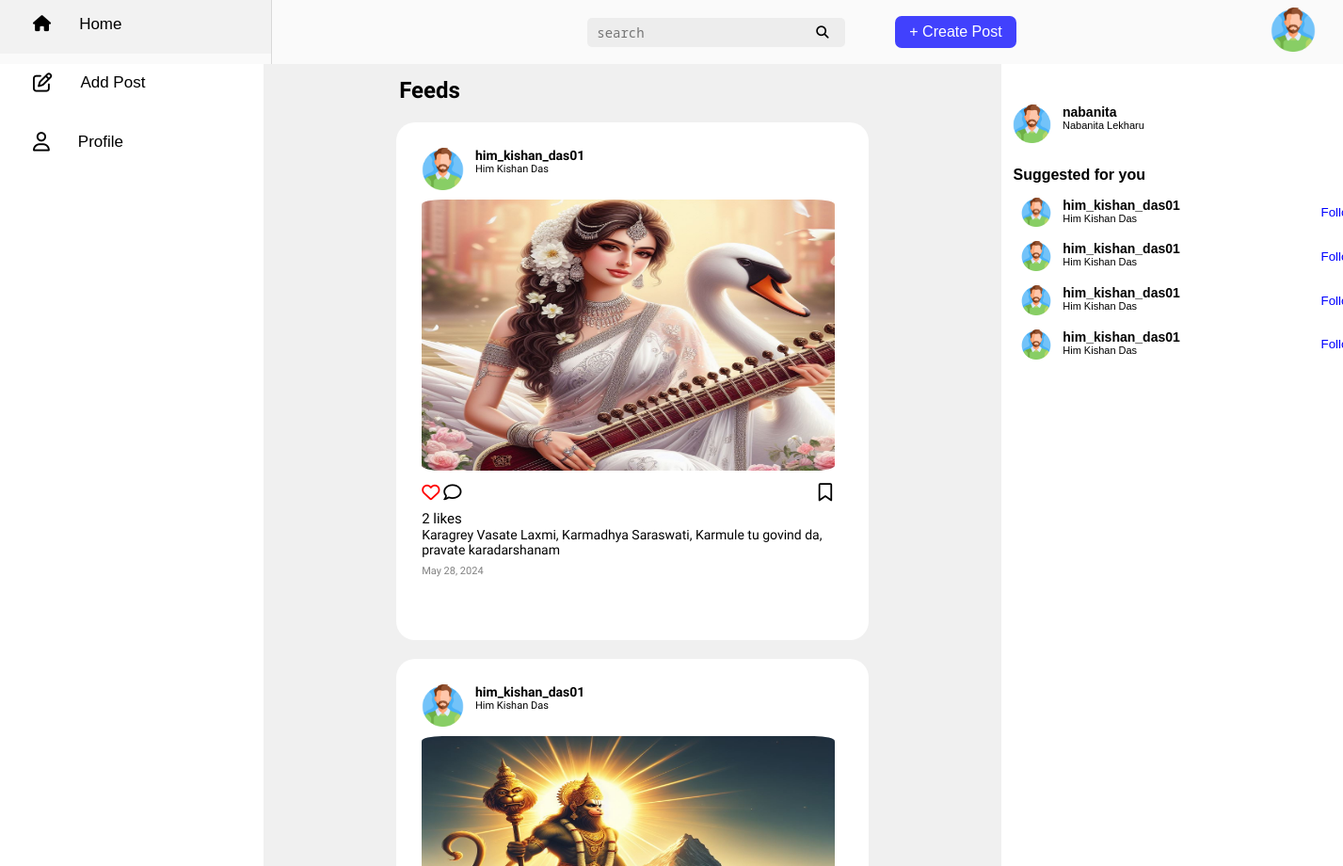
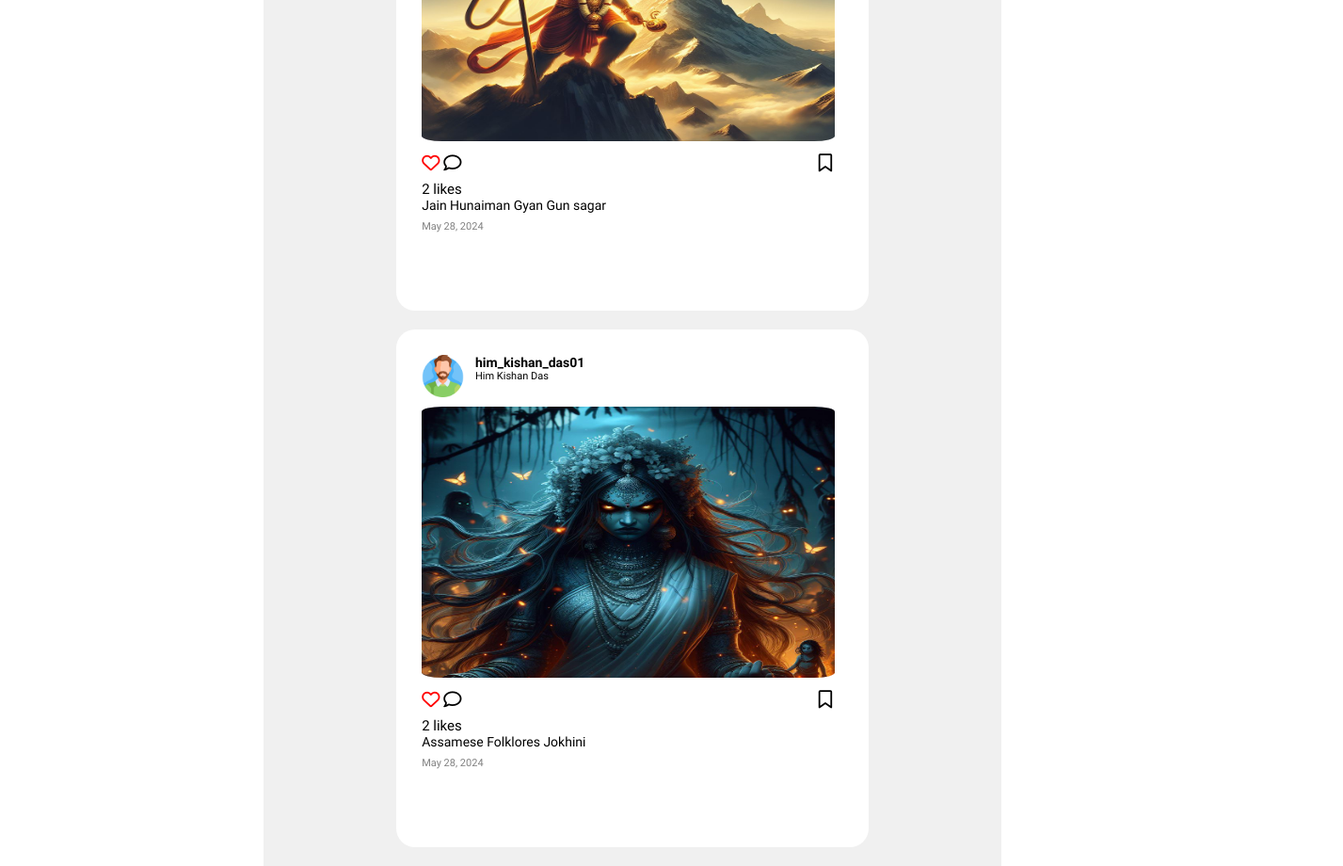
The page /home/ (signed in) on the database its author committed (2 pictures, top to bottom).
### ExploreContents/models.py (models this page shows, shortened)
class Post(models.Model):
    user = models.ForeignKey(CustomUser, on_delete=models.CASCADE)  # No default value required
    post_caption = models.TextField()
    post_timestamp = models.DateField(auto_now=True)
    post_image = models.ImageField(upload_to='post')
    post_likes = models.IntegerField()

class CustomUser(AbstractBaseUser, PermissionsMixin):
    username = models.CharField(max_length=255, unique=True)
    name = models.CharField(max_length=255)
    email = models.EmailField(max_length=254, unique=True)
    is_active = models.BooleanField(default=True)
    is_staff = models.BooleanField(default=False)
    groups = models.ManyToManyField(
        'auth.Group',
        related_name='customuser_set',  # Custom related_name to avoid clashes
        blank=True
    )
    user_permissions = models.ManyToManyField(
        'auth.Permission',
        related_name='customuser_set',  # Custom related_name to avoid clashes
        blank=True
    )
    objects = CustomUserManager()
    USERNAME_FIELD = 'username'
    REQUIRED_FIELDS = ['email', 'name']

### ExploreContents/views.py (the view)
# urls.py: 2. Add a URL to urlpatterns:  path('', views.home, name='home')
@login_required
def home(request):
    feedx = Post.objects.all()
    context = {'postx': feedx}
    template = loader.get_template('index.html')
    return HttpResponse(template.render(context, request))

### ExploreContents/templates/index.html (shortened to what this page needs)
{% load static %}
<!DOCTYPE html>
<html lang="en">
<head>
    <link rel="stylesheet" href="{% static 'header.css' %}">
    <link rel="stylesheet" href="{% static "index.css" %}">
    <link rel="stylesheet" href="{% static "left-navigation.css" %}">
    <link rel="stylesheet" href="{% static "right-menu.css" %}">
</head>
<body>
    <div class="container">
        <div id="header">
            {% include 'header.html' %}
        </div>
        <div id="left-sidebar">
            {% include 'left-navigation.html' %}
        </div>
        <div id="feeds">
            <div class="feeds-title">
                <h2>Feeds</h2>
            </div>
            {% include "feeds.html" %}
        </div>
        <div id="right-sidebar">
            {% include "right-menu.html" %}
        </div>
    </div>
</body>
</html>

### ExploreContents/templates/header.html (shortened to what this page needs)
{% load static %}
<header>
  <div class="first-header">
    <img src="{% static 'logo-png.png' %}" alt="logo" id="logo" />
  </div>
  <div class="middle-header">
    <div class="search-bar">
      <input type="text" placeholder="search" name="search" id="search-text" />
      <button id="search-btn">
        <i class="fa-solid fa-magnifying-glass"></i>
      </button>
    </div>
  </div>
  <div class="right-header">
    <button class="create-post-btn" id="myBtn">+ Create Post</button>
    <div class="dropdown nav-link">
        <button class="dropbtn" onclick="dropDown()">
            <img class="nav_profile" src="{% static 'man.png' %}">
        </button>
    </div>
  </div>
</header>

### ExploreContents/templates/left-navigation.html (shortened to what this page needs)
{% load static %}
<div id="sideMenu">
    <a href="/home">
        <div id="home" class="menu-items">
            <i class="fa-solid fa-house menu-items-elements"></i>
            <p class="menu-items-elements">Home</p>
        </div>
    </a>
    <a href="/">
        <div id="add-post" class="menu-items">
            <i class="fa-regular fa-pen-to-square menu-items-elements"></i>
            <p class="menu-items-elements">Add Post</p>
        </div>
    </a>
    <a href="/profile">
        <div id="profile" class="menu-items">
            <i class="fa-regular fa-user menu-items-elements"></i>
            <p class="menu-items-elements">Profile</p>
        </div>
    </a>
</div>

### ExploreContents/templates/feeds.html (shortened to what this page needs)
{% load static %}
{% block content %} {% for post in postx reversed %}
<div class="feeds-container">
  <div class="sub-container1">
    <div class="profile">
      <img src="{% static "man.png" %}" class="profile-img" alt="logo">
      <div class="sub-profile">
        <h4 class="profile-username">him_kishan_das01</h4>
        <p class="profile-name">Him Kishan Das</p>
      </div>
    </div>
  </div>
  <img src="{{ post.post_image.url }}" alt="kitten-photo" class="feeds-picture">
  <div class="sub-container2">
    <div class="likes-comment-section">
      <i class="fa-regular fa-heart"></i>
      <i class="fa-regular fa-comment"></i>
    </div>
    <div class="save">
      <i class="fa-regular fa-bookmark"></i>
    </div>
  </div>
  <div class="likes-view">
    <p>{{ post.post_likes }} likes</p>
  </div>
  <div class="caption">{{ post.post_caption }}</div>
  <div class="date">
    <p>May 28, 2024</p>
  </div>
</div>
{% endfor %} {% endblock %}

### ExploreContents/templates/right-menu.html
{% load static %}
<div class="right-menuContainer">
    <div class="profile">
        <img src="{% static "man.png" %}" class="profile-img" alt="logo">
        <div class="sub-profile">
            <h4 class="profile-username">{{ request.user.username }}</h4>
            <p class="profile-name">{{ request.user.name }}</p>
        </div>
    </div>
    <div class="suggestions">
        <h4 class="suggest-heading">Suggested for you</h4>
        <div class="suggested-profiles">
            <div class="profile">
                <img src="{% static "man.png" %}" class="profile-img" alt="logo">
                <div class="sub-profile">
                    <h4 class="profile-username">him_kishan_das01</h4>
                    <p class="profile-name">Him Kishan Das</p>
                </div>
            </div>
            <button id="follow-btn">Follow</button>
        </div>
        <div class="suggested-profiles">
            <div class="profile">
                <img src="{% static "man.png" %}" class="profile-img" alt="logo">
                <div class="sub-profile">
                    <h4 class="profile-username">him_kishan_das01</h4>
                    <p class="profile-name">Him Kishan Das</p>
                </div>
            </div>
            <button id="follow-btn">Follow</button>
        </div>
        <div class="suggested-profiles">
            <div class="profile">
                <img src="{% static "man.png" %}" class="profile-img" alt="logo">
                <div class="sub-profile">
                    <h4 class="profile-username">him_kishan_das01</h4>
                    <p class="profile-name">Him Kishan Das</p>
                </div>
            </div>
            <button id="follow-btn">Follow</button>
        </div>
        <div class="suggested-profiles">
            <div class="profile">
                <img src="{% static "man.png" %}" class="profile-img" alt="logo">
                <div class="sub-profile">
                    <h4 class="profile-username">him_kishan_das01</h4>
                    <p class="profile-name">Him Kishan Das</p>
                </div>
            </div>
            <button id="follow-btn">Follow</button>
        </div>
    </div>
</div>

### ExploreContents/static/header.css (style rules this page uses)
* { margin: 0; padding: 0; }
body { background-color: rgb(255, 255, 255); }
header { display: flex; justify-content: space-between; align-items: center; background-color: rgb(250, 250, 250) ; border: solid 0px 0px 2px 0px; padding: 0; }
.first-header { width: 40%; }
#logo { display: flex; align-items: center; height: 68px; }
.search-bar { display: flex; }
#search-text { font-size: 14px; font-family: "Noto Sans Mono", monospace; font-optical-sizing: auto; font-optical-sizing: auto; font-style: normal; color: grey; padding:6px 10px; border: none; border-radius: 5px 0px 0px 5px; outline: none; width: 100%; background-color: rgb(237, 237, 237); }
#search-btn { border: none; background-color: rgb(237, 237, 237); padding: 0 17px; border-radius: 0px 5px 5px 0px; cursor: pointer; }
.right-header { display: flex; align-items: center; justify-content: flex-end; margin: 0px -15% 0 0; }
.create-post-btn { background-color: rgb(65, 65, 253); border: none; color: white; font-size: 16px; padding: 8px 12px; border-radius: 7px; margin-right: 6%; width: 8.5rem; }
.nav_profile { padding-left: 14px; width: 9.5%; margin-right: 10px; }
.dropdown { float: left; overflow: hidden; }
.dropdown .dropbtn { font-size: 17px; border: none; outline: none; color: rgb(227, 227, 227); background-color: inherit; }
.nav-link { font-size: 17.5px; font-family: Arial, Helvetica, sans-serif; padding-right: 18px; text-decoration: none; }

### ExploreContents/static/index.css (style rules this page uses)
body { font-family: Arial, Helvetica, sans-serif; }
#header { grid-area: navBar; }
.container { display: grid; grid-template-areas: 'navBar navBar navBar'; }
#left-sidebar { height: 100vh; width: 18rem; border-right: 1px solid rgb(217 217 217); padding-top: 3%; position: fixed; top: -6.28%; }
#feeds { width: 49rem; background-color: rgb(240, 240, 240); font-family: "Reddit Sans", sans-serif; font-optical-sizing: auto; font-style: normal; position: relative; left: 33%; }
.feeds-title { width: 31rem; margin: 14px auto; }
.feeds-container { background-color: rgb(255, 255, 255); padding: 27px ; width: 28rem; margin: 20px auto; border-radius: 20px; height: 31rem; }
.feeds-picture { padding: 10px 0px; width: 98%; height: 18rem; border-radius: 5%; }
.sub-container2 { display: flex; justify-content: space-between; margin-bottom: 8px; }
.fa-regular { font-size: larger; }
.fa-heart { color: red; }
.save { padding-right: 12px; }
.likes-view { font-size: 15px; font-weight: 500; }
.caption { font-size: 14px; }
.date { color: grey; font-size: 11px; padding: 8px 0; }
#right-sidebar { width: 28rem; padding: 43px 0px; position: relative; left: 36%; }

### ExploreContents/static/left-navigation.css (style rules this page uses)
.menu-items { display: flex; font-size: 17px; padding: 10px 20px; }
.menu-items-elements { padding: 11px 15px; }
a:link, a:visited, a:hover, a:active { text-decoration: none; color: black; }

### ExploreContents/static/right-menu.css (style rules this page uses)
.right-menuContainer { padding-left: 3vw; }
.suggestions { margin: 25px 0px; }
.suggested-profiles { display: flex; width: 88%; margin: 15px 9px; }
.profile { display: flex; }
.profile-img { width: 10%; }
.sub-profile { margin: 0 12px; }
.profile-username { font-size: 14px; }
.profile-name { font-size: 11px; }
#follow-btn { border: none; color: blue; font-weight: 400; background-color: transparent; }

### rows shown on the page
Post: post_image (picture), post_likes "2", post_caption "Karagrey Vasate Laxmi, Karmadhya Saraswati, Karmule tu govind da, pravate karadarshanam"
Post: post_image (picture), post_likes "2", post_caption "Jain Hunaiman Gyan Gun sagar"
Post: post_image (picture), post_likes "2", post_caption "Assamese Folklores Jokhini"
CustomUser: user.username "nabanita", user.name "Nabanita Lekharu"
